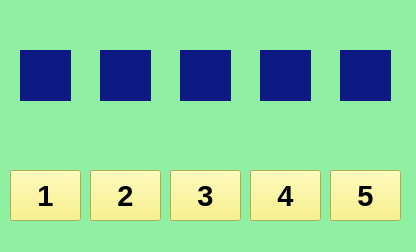
<?xml version="1.0" encoding="UTF-8"?>
<ui version="4.0">
 <class>Form</class>
 <widget class="QWidget" name="Form">
  <property name="geometry">
   <rect>
    <x>0</x>
    <y>0</y>
    <width>416</width>
    <height>252</height>
   </rect>
  </property>
  <property name="windowTitle">
   <string>ESTRAZIONI LOTTO</string>
  </property>
  <property name="styleSheet">
   <string notr="true">background-color: rgb(143, 240, 164);</string>
  </property>
  <widget class="QPushButton" name="pb1">
   <property name="geometry">
    <rect>
     <x>10</x>
     <y>170</y>
     <width>71</width>
     <height>51</height>
    </rect>
   </property>
   <property name="font">
    <font>
     <pointsize>22</pointsize>
     <weight>75</weight>
     <bold>true</bold>
    </font>
   </property>
   <property name="styleSheet">
    <string notr="true">background-color: rgb(249, 240, 107);</string>
   </property>
   <property name="text">
    <string>1</string>
   </property>
  </widget>
  <widget class="QPushButton" name="pb2">
   <property name="geometry">
    <rect>
     <x>90</x>
     <y>170</y>
     <width>71</width>
     <height>51</height>
    </rect>
   </property>
   <property name="font">
    <font>
     <pointsize>22</pointsize>
     <weight>75</weight>
     <bold>true</bold>
    </font>
   </property>
   <property name="styleSheet">
    <string notr="true">background-color: rgb(249, 240, 107);</string>
   </property>
   <property name="text">
    <string>2</string>
   </property>
  </widget>
  <widget class="QPushButton" name="pb3">
   <property name="geometry">
    <rect>
     <x>170</x>
     <y>170</y>
     <width>71</width>
     <height>51</height>
    </rect>
   </property>
   <property name="font">
    <font>
     <pointsize>22</pointsize>
     <weight>75</weight>
     <bold>true</bold>
    </font>
   </property>
   <property name="styleSheet">
    <string notr="true">background-color: rgb(249, 240, 107);</string>
   </property>
   <property name="text">
    <string>3</string>
   </property>
  </widget>
  <widget class="QPushButton" name="pb4">
   <property name="geometry">
    <rect>
     <x>250</x>
     <y>170</y>
     <width>71</width>
     <height>51</height>
    </rect>
   </property>
   <property name="font">
    <font>
     <pointsize>22</pointsize>
     <weight>75</weight>
     <bold>true</bold>
    </font>
   </property>
   <property name="styleSheet">
    <string notr="true">background-color: rgb(249, 240, 107);</string>
   </property>
   <property name="text">
    <string>4</string>
   </property>
  </widget>
  <widget class="QPushButton" name="pb5">
   <property name="geometry">
    <rect>
     <x>330</x>
     <y>170</y>
     <width>71</width>
     <height>51</height>
    </rect>
   </property>
   <property name="font">
    <font>
     <pointsize>22</pointsize>
     <weight>75</weight>
     <bold>true</bold>
    </font>
   </property>
   <property name="styleSheet">
    <string notr="true">background-color: rgb(249, 240, 107);</string>
   </property>
   <property name="text">
    <string>5</string>
   </property>
  </widget>
  <widget class="QLabel" name="lb1">
   <property name="geometry">
    <rect>
     <x>20</x>
     <y>50</y>
     <width>51</width>
     <height>51</height>
    </rect>
   </property>
   <property name="font">
    <font>
     <pointsize>18</pointsize>
    </font>
   </property>
   <property name="styleSheet">
    <string notr="true">color: rgb(245, 194, 17);
background-color: rgb(13, 26, 133);</string>
   </property>
   <property name="text">
    <string/>
   </property>
   <property name="alignment">
    <set>Qt::AlignCenter</set>
   </property>
  </widget>
  <widget class="QLabel" name="lb2">
   <property name="geometry">
    <rect>
     <x>100</x>
     <y>50</y>
     <width>51</width>
     <height>51</height>
    </rect>
   </property>
   <property name="font">
    <font>
     <pointsize>18</pointsize>
    </font>
   </property>
   <property name="styleSheet">
    <string notr="true">color: rgb(245, 194, 17);
background-color: rgb(13, 26, 133);</string>
   </property>
   <property name="text">
    <string/>
   </property>
   <property name="alignment">
    <set>Qt::AlignCenter</set>
   </property>
  </widget>
  <widget class="QLabel" name="lb3">
   <property name="geometry">
    <rect>
     <x>180</x>
     <y>50</y>
     <width>51</width>
     <height>51</height>
    </rect>
   </property>
   <property name="font">
    <font>
     <pointsize>18</pointsize>
    </font>
   </property>
   <property name="styleSheet">
    <string notr="true">color: rgb(245, 194, 17);
background-color: rgb(13, 26, 133);</string>
   </property>
   <property name="text">
    <string/>
   </property>
   <property name="alignment">
    <set>Qt::AlignCenter</set>
   </property>
  </widget>
  <widget class="QLabel" name="lb4">
   <property name="geometry">
    <rect>
     <x>260</x>
     <y>50</y>
     <width>51</width>
     <height>51</height>
    </rect>
   </property>
   <property name="font">
    <font>
     <pointsize>18</pointsize>
    </font>
   </property>
   <property name="styleSheet">
    <string notr="true">color: rgb(245, 194, 17);
background-color: rgb(13, 26, 133);</string>
   </property>
   <property name="text">
    <string/>
   </property>
   <property name="alignment">
    <set>Qt::AlignCenter</set>
   </property>
  </widget>
  <widget class="QLabel" name="lb5">
   <property name="geometry">
    <rect>
     <x>340</x>
     <y>50</y>
     <width>51</width>
     <height>51</height>
    </rect>
   </property>
   <property name="font">
    <font>
     <pointsize>18</pointsize>
    </font>
   </property>
   <property name="styleSheet">
    <string notr="true">color: rgb(245, 194, 17);
background-color: rgb(13, 26, 133);</string>
   </property>
   <property name="text">
    <string/>
   </property>
   <property name="alignment">
    <set>Qt::AlignCenter</set>
   </property>
  </widget>
 </widget>
 <resources/>
 <connections>
  <connection>
   <sender>pb1</sender>
   <signal>clicked()</signal>
   <receiver>Form</receiver>
   <slot>estr1()</slot>
   <hints>
    <hint type="sourcelabel">
     <x>66</x>
     <y>195</y>
    </hint>
    <hint type="destinationlabel">
     <x>64</x>
     <y>222</y>
    </hint>
   </hints>
  </connection>
  <connection>
   <sender>pb2</sender>
   <signal>clicked()</signal>
   <receiver>Form</receiver>
   <slot>estr2()</slot>
   <hints>
    <hint type="sourcelabel">
     <x>150</x>
     <y>207</y>
    </hint>
    <hint type="destinationlabel">
     <x>146</x>
     <y>223</y>
    </hint>
   </hints>
  </connection>
  <connection>
   <sender>pb3</sender>
   <signal>clicked()</signal>
   <receiver>Form</receiver>
   <slot>estr3()</slot>
   <hints>
    <hint type="sourcelabel">
     <x>221</x>
     <y>210</y>
    </hint>
    <hint type="destinationlabel">
     <x>215</x>
     <y>223</y>
    </hint>
   </hints>
  </connection>
  <connection>
   <sender>pb4</sender>
   <signal>clicked()</signal>
   <receiver>Form</receiver>
   <slot>estr4()</slot>
   <hints>
    <hint type="sourcelabel">
     <x>291</x>
     <y>208</y>
    </hint>
    <hint type="destinationlabel">
     <x>288</x>
     <y>222</y>
    </hint>
   </hints>
  </connection>
  <connection>
   <sender>pb5</sender>
   <signal>clicked()</signal>
   <receiver>Form</receiver>
   <slot>estr5()</slot>
   <hints>
    <hint type="sourcelabel">
     <x>373</x>
     <y>202</y>
    </hint>
    <hint type="destinationlabel">
     <x>373</x>
     <y>223</y>
    </hint>
   </hints>
  </connection>
 </connections>
 <slots>
  <slot>estr1()</slot>
  <slot>estr2()</slot>
  <slot>estr3()</slot>
  <slot>estr4()</slot>
  <slot>estr5()</slot>
 </slots>
</ui>
